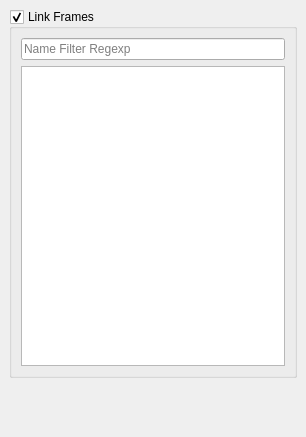
<?xml version="1.0" encoding="UTF-8"?>
<ui version="4.0">
 <class>frameVisualizationPanel</class>
 <widget class="QWidget" name="frameVisualizationPanel">
  <property name="geometry">
   <rect>
    <x>0</x>
    <y>0</y>
    <width>306</width>
    <height>437</height>
   </rect>
  </property>
  <property name="sizePolicy">
   <sizepolicy hsizetype="Preferred" vsizetype="Preferred">
    <horstretch>0</horstretch>
    <verstretch>0</verstretch>
   </sizepolicy>
  </property>
  <property name="windowTitle">
   <string>Frame Visualization</string>
  </property>
  <layout class="QVBoxLayout" name="verticalLayout_2">
   <property name="spacing">
    <number>0</number>
   </property>
   <property name="margin">
    <number>0</number>
   </property>
   <item>
    <widget class="QScrollArea" name="scrollArea">
     <property name="frameShape">
      <enum>QFrame::NoFrame</enum>
     </property>
     <property name="horizontalScrollBarPolicy">
      <enum>Qt::ScrollBarAlwaysOff</enum>
     </property>
     <property name="widgetResizable">
      <bool>true</bool>
     </property>
     <widget class="QWidget" name="scrollAreaWidgetContents">
      <property name="geometry">
       <rect>
        <x>0</x>
        <y>0</y>
        <width>306</width>
        <height>437</height>
       </rect>
      </property>
      <layout class="QVBoxLayout" name="verticalLayout_4">
       <item>
        <widget class="QGroupBox" name="linkFramesGroup">
         <property name="title">
          <string>Link Frames</string>
         </property>
         <property name="checkable">
          <bool>true</bool>
         </property>
         <layout class="QVBoxLayout" name="verticalLayout_3">
          <item>
           <widget class="QLineEdit" name="linkFramesFilterEdit">
            <property name="inputMask">
             <string/>
            </property>
            <property name="placeholderText">
             <string>Name Filter Regexp</string>
            </property>
           </widget>
          </item>
          <item>
           <widget class="QListWidget" name="linkFramesListWidget">
            <property name="sizePolicy">
             <sizepolicy hsizetype="Expanding" vsizetype="Expanding">
              <horstretch>0</horstretch>
              <verstretch>2</verstretch>
             </sizepolicy>
            </property>
            <property name="minimumSize">
             <size>
              <width>0</width>
              <height>300</height>
             </size>
            </property>
            <property name="maximumSize">
             <size>
              <width>16777215</width>
              <height>400</height>
             </size>
            </property>
           </widget>
          </item>
         </layout>
        </widget>
       </item>
       <item>
        <spacer name="verticalSpacer_2">
         <property name="orientation">
          <enum>Qt::Vertical</enum>
         </property>
         <property name="sizeType">
          <enum>QSizePolicy::Expanding</enum>
         </property>
         <property name="sizeHint" stdset="0">
          <size>
           <width>20</width>
           <height>3</height>
          </size>
         </property>
        </spacer>
       </item>
      </layout>
      <zorder>verticalSpacer_2</zorder>
      <zorder>linkFramesGroup</zorder>
     </widget>
    </widget>
   </item>
  </layout>
 </widget>
 <resources/>
 <connections/>
</ui>
